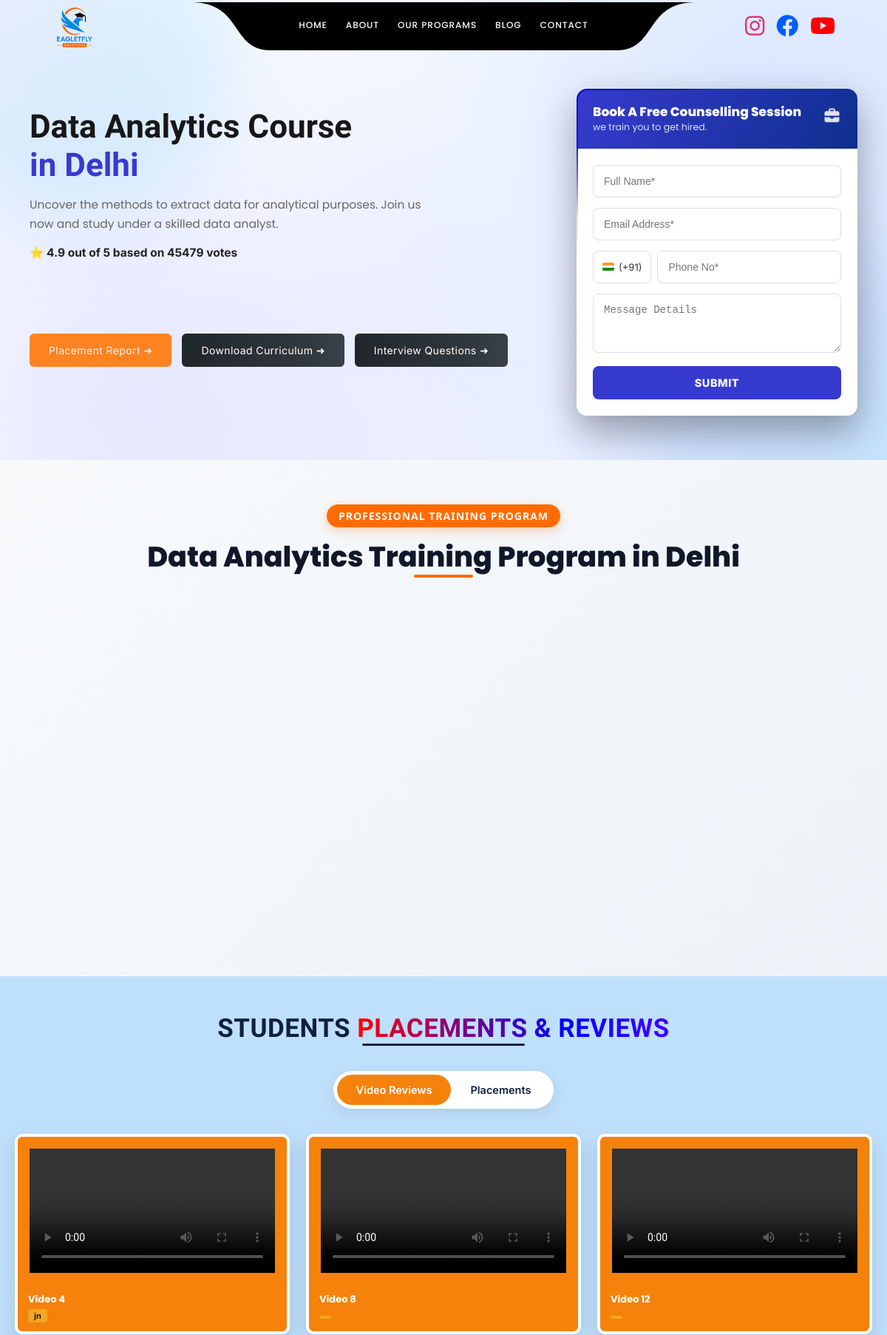
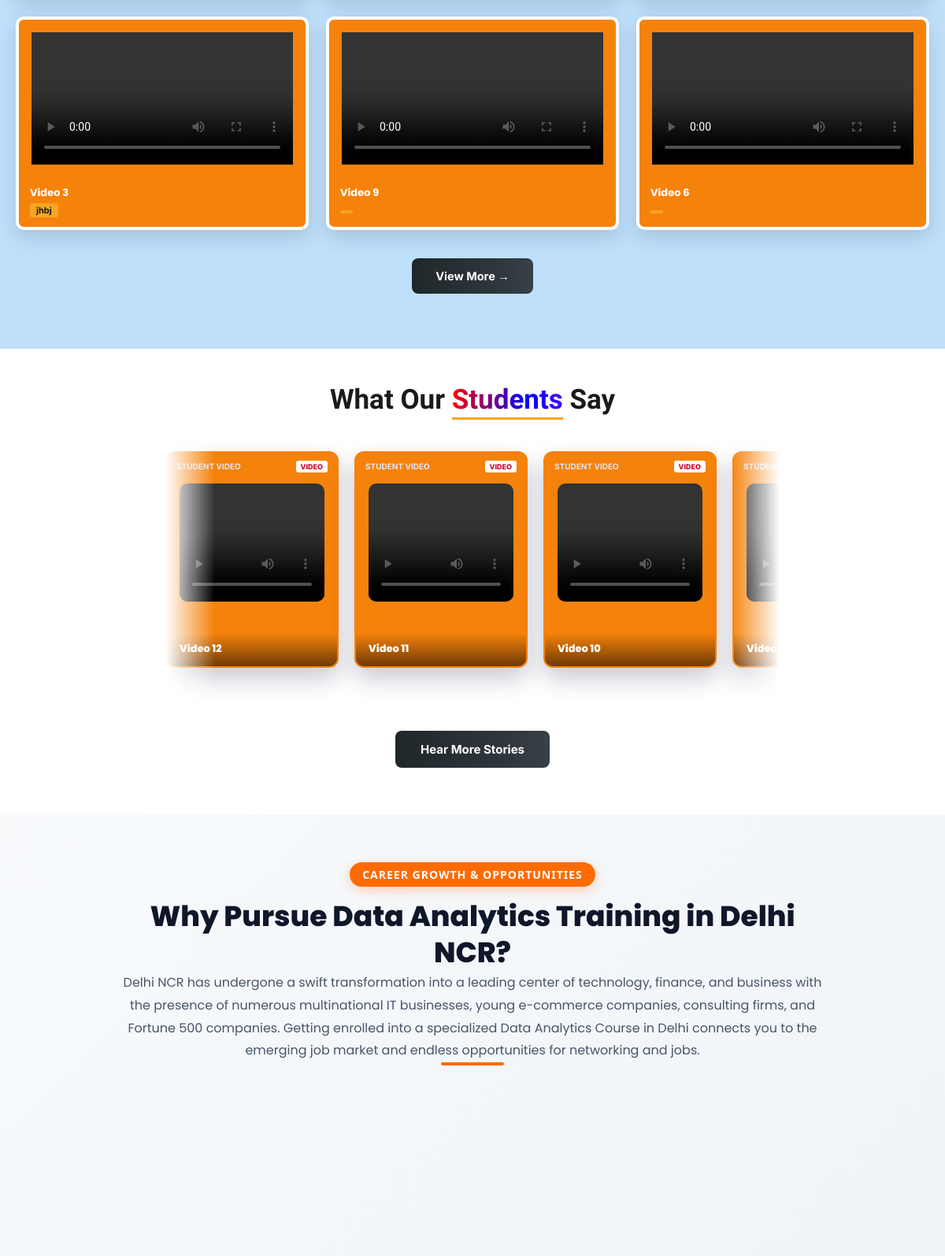
/data-analytics.php (upper part), run on the app's committed database (2 pictures, top to bottom).
### tables this page shows
CREATE TABLE `global_info` (
  `globle_info_id` int(11) NOT NULL,
  `facion_icon` text NOT NULL,
  `logo` text NOT NULL,
  `globle_call_phone` varchar(13) NOT NULL,
  `globle_whatsapp` varchar(12) NOT NULL,
  `footer_address` text NOT NULL,
  `footer_email_1` varchar(233) NOT NULL,
  `footer_email_2` varchar(233) NOT NULL,
  `footer_phone_1` varchar(13) NOT NULL,
  `footer_phone_2` varchar(13) NOT NULL,
  `globle_instagram` text NOT NULL,
  `globle_yt` text NOT NULL,
  `globle_linkedin` text NOT NULL,
  `map_link` text NOT NULL
);

CREATE TABLE `all_videos` (
  `video_id` int(11) NOT NULL,
  `video_title` varchar(255) NOT NULL,
  `video_slug` varchar(255) NOT NULL,
  `video_file` varchar(255) DEFAULT '',
  `video_thumbnail` varchar(255) DEFAULT '',
  `video_description` text DEFAULT NULL,
  `video_status` enum('Active','Inactive') NOT NULL DEFAULT 'Active',
  `video_created_at` int(11) NOT NULL,
  `video_updated_at` int(11) DEFAULT NULL
);

### admin_access/functions/global_info.php (called while the page is built, shortened)
<?php
function get_global_info($mydb)
{
    $query = mysqli_query(
        $mydb,
        "SELECT *
         FROM global_info
         WHERE globle_info_id = 1
         LIMIT 1"
    );
    return mysqli_fetch_assoc($query);
}
?>

### include/data-analytic-section/section_3.php (the view, shortened to what this page needs)
<?php
include_once  "./admin_access/db_config.php";
?>
<section class="dgfs-section">
    <h2 class="dgfs-heading dgfs-subgap"  style=" font-family: 'Sora', inter;  font-weight:800;font-size:35px;">What Our <span style="font-style: normal;" class="rainbow-animated_without_animtion">Students</span> Say</h2>
    <div class="dgfs-slider-viewport">
        <div class="dgfs-slider-track" id="dgfsTrack">
<?php
$get_allvideo_6 = "SELECT *
                   FROM `all_videos`
                   WHERE LOWER(`video_status`) = 'active'
                   ORDER BY `video_id` DESC";
$data_ase = mysqli_query($mydb, $get_allvideo_6);
if ($data_ase) {
    while ($video_2d = mysqli_fetch_assoc($data_ase)) {
        $videoPath = $video_2d['video_file'] ?? '';
?>
    <div class="dgfs-card primary_btns">
        <div class="dgfs-card-topbar">
            <span>STUDENT VIDEO</span>
            <span class="dgfs-nasscom-tag">VIDEO</span>
        </div>
        <div class="dgfs-card-photo">
            <video
                controls
                preload="metadata"
                playsinline
                style="width:100%;height:150px;display:block;object-fit:cover;">
                <source
                    src="<?php echo htmlspecialchars($videoPath, ENT_QUOTES, 'UTF-8'); ?>"
                    type="video/mp4">
            </video>
        </div>
        <div class="dgfs-card-footer">
            <p class="dgfs-card-name">
                <?php echo htmlspecialchars($video_2d['video_title'] ?? '', ENT_QUOTES, 'UTF-8'); ?>
            </p>
        </div>
    </div>
<?php
    }
}
?>
        </div>
    </div>
    <div class="dgfs-cta-row ">
        <button class="dgfs-cta-btn dark-gradient-animated" >Hear More Stories</button>
    </div>
</section>

### include/header.php (shortened to what this page needs)
<?php
include "./admin_access/db_config.php";
include "./admin_access/functions/global_info.php";
$global_info = get_global_info($mydb);
?>
<!DOCTYPE html>
<html lang="en">
<head>
  <link rel="stylesheet" href="assets/css/main.css">
  <link rel="stylesheet" href="css/header.css">
  <link rel="stylesheet" href="css/footer.css">
  <link rel="stylesheet" href="https://cdnjs.cloudflare.com/ajax/libs/font-awesome/6.4.0/css/all.min.css">
</head>
<body>
  <div class="msw-page">
    <header class="header-container">
      <div class="logo">
        <a href="index.php">
          <img
            src="img/logo/<?php echo htmlspecialchars($global_info['logo'] ?? ''); ?>"
            alt="Logo">
        </a>
      </div>
      <div class="nav-wrapper">
        <div class="curved-bg">
          <ul class="desktop-nav">
            <li><a href="index.php">Home</a></li>
            <li><a href="about.php">About</a></li>
            <li class="our_drop_hover">
              <a href="#">Our Programs</a>
            </li>
            <li><a href="blog.php">Blog</a></li>
            <li><a href="contact.php">Contact</a></li>
          </ul>
        </div>
      </div>
      <div style="display: flex; align-items: center; gap: 20px;">
        <div class="social-icons">
          <a
            href="<?php echo htmlspecialchars($global_info['globle_instagram'] ?? '#', ENT_QUOTES); ?>"
            target="_blank"
            rel="noopener noreferrer"
            aria-label="Instagram">
            <i class="fab fa-instagram"></i>
          </a>
          <a
            href="<?php echo htmlspecialchars($global_info['globle_linkedin'] ?? '#', ENT_QUOTES); ?>"
            target="_blank"
            rel="noopener noreferrer"
            aria-label="LinkedIn">
            <i class="fab fa-facebook" style="color: #025bff;"></i>
          </a>
          <a
            href="<?php echo htmlspecialchars($global_info['globle_yt'] ?? '#', ENT_QUOTES); ?>"
            target="_blank"
            rel="noopener noreferrer"
            aria-label="YouTube">
            <i class="fab fa-youtube"></i>
          </a>
        </div>
      </div>
    </header>

### include/data-analytic-section/section_2.php (shortened to what this page needs)
<?php
include_once  "./admin_access/db_config.php";
?>
<section class="dgfr-section">
    <div class="dgfr-container">
        <h2 class="dgfr-heading " style=" font-family: 'Sora', inter;  font-weight:700;font-size:35px;">STUDENTS <em style="font-style: normal;" class="rainbow-animated_without_animtion"> PLACEMENTS &amp; REVIEWS</em></h2>
        <div class="dgfr-heading-underline"></div>
        <div class="dgfr-tabbar">
            <div class="dgfr-tabbar-inner">
                <button class="dgfr-tab-btn  dgfr-tab-active" data-target="dgfr-panel-video">Video Reviews</button>
                <button class="dgfr-tab-btn" data-target="dgfr-panel-placements">Placements</button>
            </div>
        </div>
        <div class="dgfr-panel dgfr-panel-active" id="dgfr-panel-video">
            <div class="dgfr-grid">
<?php
$get_allvideo_6 = "SELECT *
                   FROM `all_videos`
                   WHERE LOWER(`video_status`) = 'active'
                   ORDER BY RAND()
                   LIMIT 6";
$data_ase = mysqli_query($mydb, $get_allvideo_6);
if ($data_ase) {
    while ($video_2d = mysqli_fetch_assoc($data_ase)) {
        $videoPath = $video_2d['video_file'];
?>
    <div class="dgfr-video-card">
        <div class="dgfr-video-thumb sole_3_background">
            <video
                width="100%"
                height="100%"
                controls
                preload="metadata"
                playsinline
                style="display:block; object-fit:cover;">
                <source
                    src="<?php echo htmlspecialchars($videoPath, ENT_QUOTES, 'UTF-8'); ?>"
                    type="video/mp4">
            </video>
        </div>
        <div class="dgfr-video-info">
            <p class="dgfr-video-name">
                <?php echo htmlspecialchars($video_2d['video_title']); ?>
            </p>
            <span class="dgfr-video-course">
                <?php echo htmlspecialchars($video_2d['video_description']); ?>
            </span>
        </div>
    </div>
<?php
    }
}
?>
            </div>
            <div class="dgfr-viewmore-row ">
                <button class="dgfr-viewmore-btn dark-gradient-animated" style="color: white;">View More &#8594;</button>
            </div>
        </div>
    </div>
</section>

### css/header.css (style rules this page uses)
* { margin: 0; bottom: 0; box-sizing: border-box; }
html { scroll-behavior: smooth; }
.header-container { width: 100%; height: 70px; display: flex; align-items: center; justify-content: space-between; padding: 0 70px; position: fixed; top: 0; left: 0; z-index: 99999; color: white; z-index: 100; }
.logo img { height: 66px; width: auto; display: block; }
.nav-wrapper { position: absolute; left: 50%; transform: translateX(-50%); top: 0px; height: 70px; display: flex; align-items: center; justify-content: center; background-image: url("../img/header.png"); background-repeat: no-repeat; background-position: center; background-size: contain; height: 70px; width: 57%; animation: navDrop 0.8s ease-out forwards; }
.curved-bg { padding: 12px 50px 18px 50px; border-bottom-left-radius: 40px; border-bottom-right-radius: 40px; display: flex; align-items: center; }
.desktop-nav { display: flex; gap: 25px; list-style: none; }
.desktop-nav a { color: #ffffff; text-decoration: none; font-weight: 500; font-size: 15px; white-space: nowrap; transition: color 0.2s; }
.desktop-nav a { position: relative; text-decoration: none; font-size: 12px; text-transform: uppercase; letter-spacing: .08em; padding-bottom: 5px; }
.desktop-nav a::after { content: ""; position: absolute; left: 0; bottom: 0; width: 0; height: 2px; background: #ffffff; transition: width 0.35s ease; }
.our_drop_hover { position: relative !important; }
.social-icons { display: flex; align-items: center; gap: 16px; }
.social-icons a { font-size: 30px; text-decoration: none; transition: transform 0.2s ease; }
.fa-instagram { color: #e1306c; }
.fa-youtube { color: #ff0000; }

### include/header.php (style rules this page uses)
.msw-page { font-family: 'Inter', sans-serif; color: #1c1c2b; background: #ffffff; margin: 0; padding: 0; overflow-x: hidden; box-sizing: border-box; --msw-primary: #3b2fd4; --msw-orange: #ff5a1f; --msw-pink: #d6249f; --msw-green: #d7f7c2; --msw-dark: #14141f; --msw-cream: #fff9f2; }
.msw-page, .msw-page *, .msw-page *::before, .msw-page *::after { box-sizing: border-box; }
.msw-page h1, .msw-page h2, .msw-page h3, .msw-page p, .msw-page ul { margin: 0; padding: 0; font-family: 'Poppins', sans-serif; }
.msw-page ul { list-style: none; }
.msw-page a { text-decoration: none; color: inherit; }
.msw-page img { max-width: 100%; display: block; }
.msw-page button { font-family: inherit; cursor: pointer; border: none; }
.primary_btns { background: #F5820B; color: #FFFFFF; color: #F5820B; border: 2px solid #F5820B; box-shadow: none; }
.dark-gradient-animated { background: linear-gradient(90deg, #20272B, #30383D, #46545E, #30383D, #20272B) !important; background-size: 300% 100% !important; animation: darkFlow 6s ease infinite !important; }
.rainbow-animated_without_animtion { background: linear-gradient(90deg, #ff0000, #0000ff, #8b00ff, #ff0000); background-size: 200% auto; -webkit-background-clip: text; -webkit-text-fill-color: transparent; background-clip: text; animation: rainbow-slide 3s linear infinite; display: inline-block; }
.sole_3_background { color: #F5820B !important; }

### data on the page
global_info: logo (picture)
all_videos: video_title "Video 4", video_description "jn"
all_videos: video_title "Video 8"
all_videos: video_title "Video 12"
all_videos: video_title "Video 3", video_description "jhbj"
all_videos: video_title "Video 9", video_title "Video…"
all_videos: video_title "Video 6"
all_videos: video_title "Video 11"
all_videos: video_title "Video 10"
